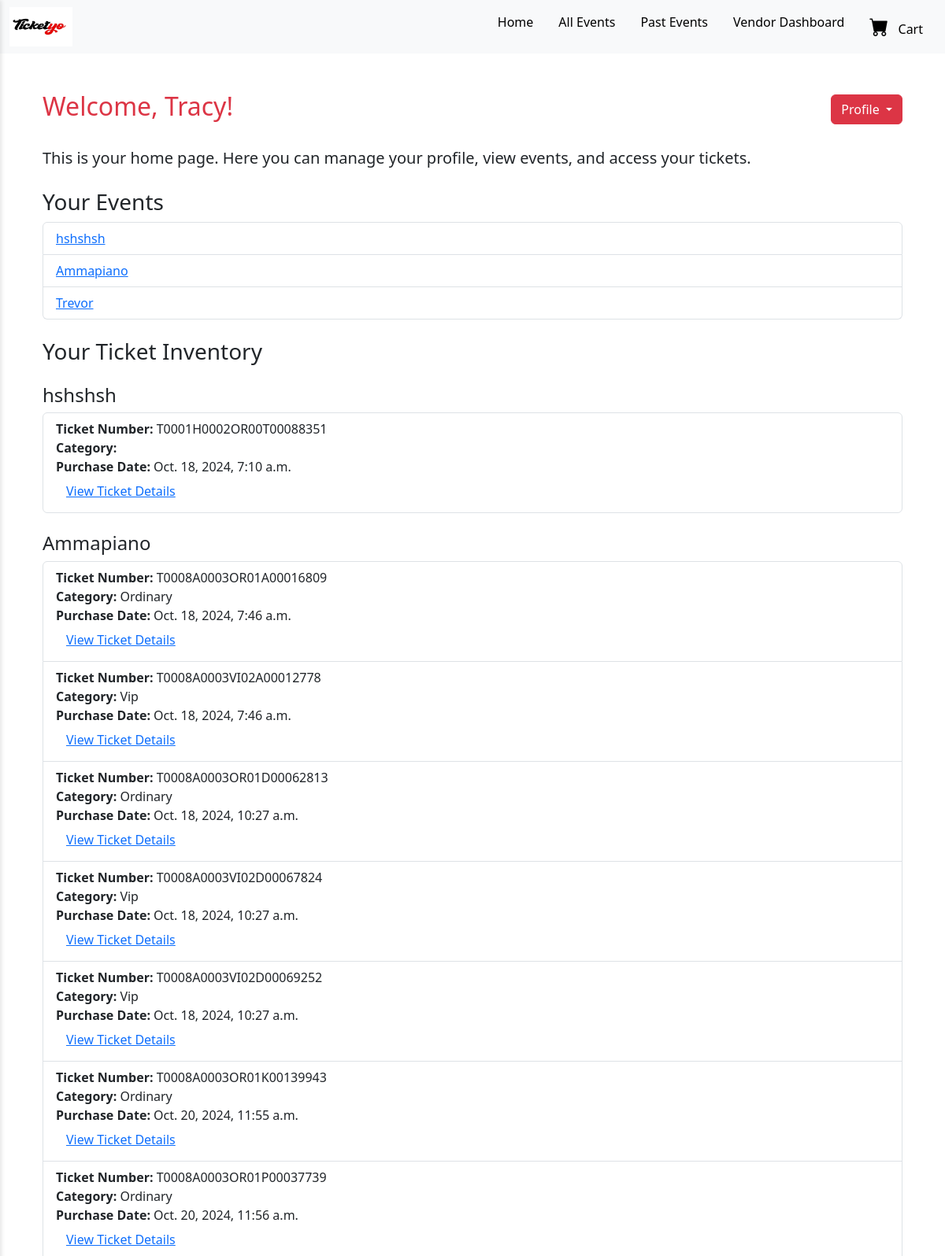
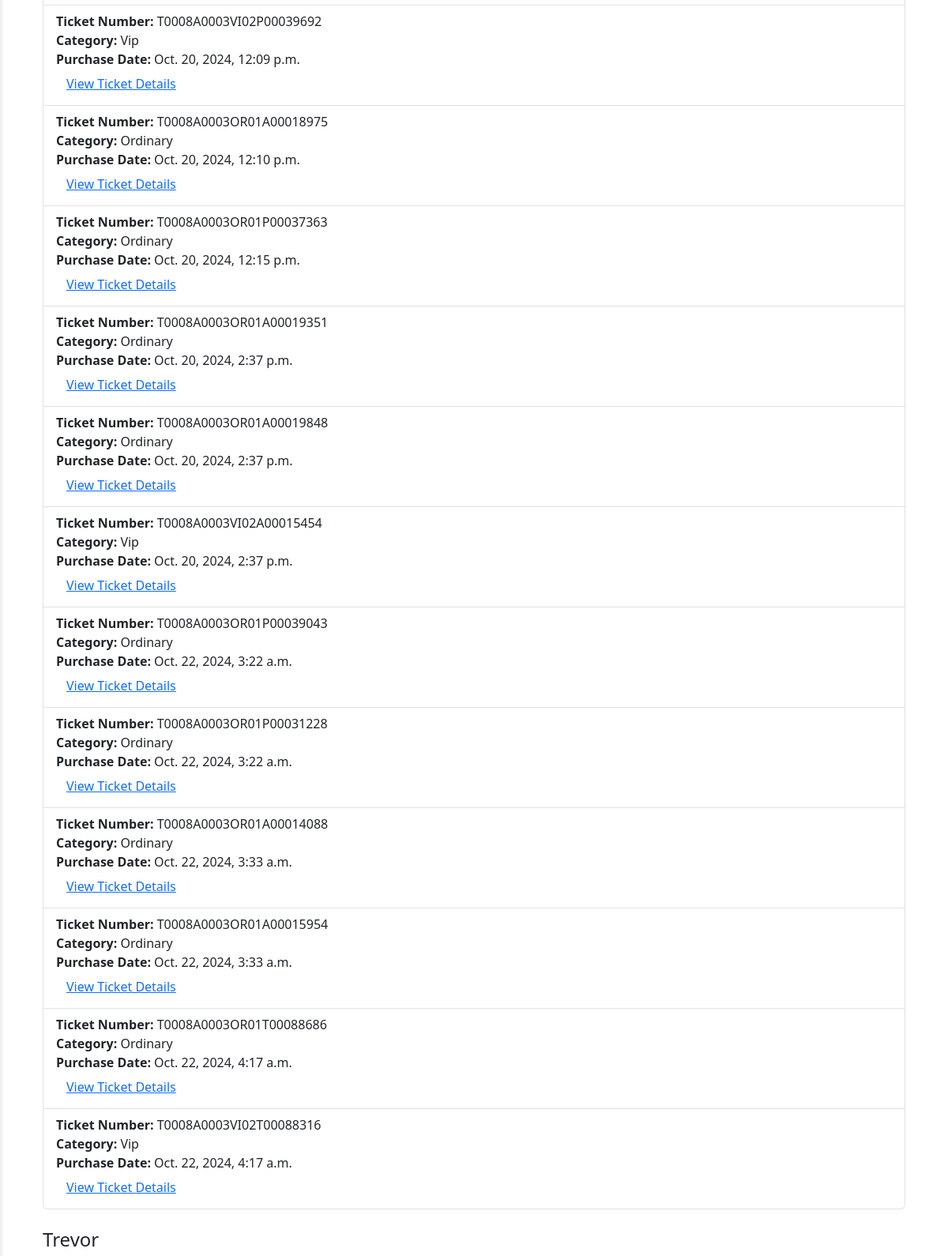
Page /customers/home/ (signed in, upper part) on the committed database (2 pictures, top to bottom).
### accounts/models.py (models this page shows, shortened)
class User(AbstractBaseUser, PermissionsMixin):
    username = models.CharField(max_length=30, unique=True)
    email = models.EmailField(unique=True)
    first_name = models.CharField(max_length=30)
    last_name = models.CharField(max_length=30)
    storename = models.CharField(max_length=50, blank=True, null=True)  # Vendor only
    store_phone = models.CharField(max_length=15, blank=True, null=True)  # Vendor only
    assigned_events = models.ManyToManyField('events.Event', related_name='assigned_agents', blank=True)  # POSAgent only
    is_verified = models.BooleanField(default=False)  # Customer-specific
    verification_code = models.CharField(max_length=6, blank=True, null=True)
    verification_code_created_at = models.DateTimeField(null=True, blank=True)
    is_superuser = models.BooleanField(default=False)
    is_staff = models.BooleanField(default=False)
    is_vendor = models.BooleanField(default=False)
    is_customer = models.BooleanField(default=False)
    is_posagent = models.BooleanField(default=False)
    is_active = models.BooleanField(default=True)
    objects = UserManager()
    USERNAME_FIELD = 'username'
    REQUIRED_FIELDS = ['email', 'first_name', 'last_name']

### events/models.py (models this page shows, shortened)
class Event(models.Model):
    STATUS_CHOICES = [
        ('pending', 'Pending'),
        ('approved', 'Approved'),
        ('rejected', 'Rejected'),
    ]
    user = models.ForeignKey(settings.AUTH_USER_MODEL, on_delete=models.CASCADE, related_name='events')
    poster = models.ImageField(upload_to='event_posters/')
    title = models.CharField(max_length=200)
    description = models.TextField()
    category = models.CharField(max_length=100)
    start_date = models.DateTimeField()
    end_date = models.DateTimeField(null=True, blank=True)
    venue_name = models.CharField(max_length=100)
    regular_price = models.DecimalField(max_digits=10, decimal_places=2)
    sale_price = models.DecimalField(max_digits=10, decimal_places=2, null=True, blank=True)
    tickets_available = models.PositiveIntegerField(null=True, blank=True)
    tickets_sold = models.PositiveIntegerField(default=0)
    status = models.CharField(max_length=10, choices=STATUS_CHOICES, default='pending')
    adminaction = models.ForeignKey(settings.AUTH_USER_MODEL, on_delete=models.SET_NULL, null=True, blank=True, editable=False)

class TicketCategory(models.Model):
    event = models.ForeignKey(Event, on_delete=models.CASCADE, related_name='ticket_categories')  # Mandatory, linked to Event
    category_title = models.CharField(max_length=100)  # Required field
    category_price = models.DecimalField(max_digits=10, decimal_places=2)  # Required field
    category_tickets_available = models.PositiveIntegerField()  # Required field
    category_tickets_sold = models.PositiveIntegerField(default=0)  # New field to track tickets sold in this category

### tickets/models.py (models this page shows, shortened)
class Ticket(models.Model):
    ENTITY_TYPE_CHOICES = [
        ('customer', 'Customer'),
        ('vendor', 'Vendor'),
        ('pos_agent', 'pos_agent'),
    ]
    event = models.ForeignKey(Event, on_delete=models.CASCADE, related_name='tickets')
    ticket_category = models.ForeignKey(TicketCategory, on_delete=models.CASCADE, null=True, blank=True)
    customer_username = models.CharField(max_length=255, blank=True, null=True)  # Buyer info
    user = models.ForeignKey(settings.AUTH_USER_MODEL, on_delete=models.CASCADE, related_name='tickets')  # Vendor info
    ticket_number = models.CharField(max_length=20, unique=True)
    purchase_date = models.DateTimeField(auto_now_add=True)
    qr_code = models.ImageField(upload_to='qr_codes/', blank=True)
    entity_type = models.CharField(max_length=10, choices=ENTITY_TYPE_CHOICES)  # Buyer type
    verified = models.BooleanField(default=False)
    verified_by = models.ForeignKey(settings.AUTH_USER_MODEL, on_delete=models.SET_NULL, null=True, blank=True, related_name='verified_tickets')  # POS Agent info for verification
    generated_by = models.ForeignKey(settings.AUTH_USER_MODEL, on_delete=models.SET_NULL, null=True, blank=True, related_name='generated_tickets')

### customers/views.py (the view)
# urls.py: path('home/', views.user_home, name='customer_home'),
@login_required
def user_home(request):
    user = request.user
    tickets = Ticket.objects.filter(user=user)  # Use user foreign key instead of customer_username
    events = {ticket.event for ticket in tickets}
    return render(request, 'customers/customer_home.html', {
        'events': events,
        'tickets': tickets,
    })

### templates/customers/customer_home.html (shortened to what this page needs)
{% extends 'frontend/base.html' %}
{% block content %}
<div class="container my-5">
    <div class="d-flex justify-content-between align-items-center mb-4">
        <h2 class="text-danger">Welcome, {{ user.username }}!</h2>
        <div class="dropdown">
            <button class="btn btn-danger dropdown-toggle" type="button" id="profileDropdown" data-bs-toggle="dropdown"
                aria-expanded="false">
                Profile
            </button>
        </div>
    </div>
    <p class="lead">This is your home page. Here you can manage your profile, view events, and access your tickets.</p>
    <div class="my-4">
        <h3 class="text">Your Events</h3>
        <ul class="list-group">
            {% for event in events %}
            <li class="list-group-item">
                <a href="{% url 'event_detail' event.id %}">{{ event.title }}</a>
            </li>
            {% endfor %}
        </ul>
    </div>
    <div class="my-4">
        <h3>Your Ticket Inventory</h3>
        {% for event in events %}
        <h4 class="mt-4">{{ event.title }}</h4>
        <ul class="list-group">
            {% for ticket in tickets %}
            {% if ticket.event == event %}
            <li class="list-group-item">
                <strong>Ticket Number:</strong> {{ ticket.ticket_number }}<br>
                <strong>Category:</strong> {{ ticket.ticket_category.category_title }}<br>
                <strong>Purchase Date:</strong> {{ ticket.purchase_date }}<br>
                <a href="{% url 'ticket_detail' ticket.id %}" class="btn btn-link">View Ticket Details</a>
            </li>
            {% endif %}
            {% endfor %}
        </ul>
        {% endfor %}
    </div>
</div>
{% endblock %}

### static/frontend/base.css (style rules this page uses)
body { font-family: 'Roboto', sans-serif; margin: 0; padding: 0; }

### rows in the picture
User: username "Tracy"
Event: title "hshshsh"
Event: title "Ammapiano"
Event: title "Trevor"
Ticket: ticket_number "T0001H0002OR00T00088351", purchase_date "Oct. 18, 2024, 7:10 a.m."
Ticket: ticket_number "T0008A0003OR01A00016809", ticket_category.category_title "Ordinary", purchase_date "Oct. 18, 2024, 7:46 a.m."
Ticket: ticket_number "T0008A0003VI02A00012778", ticket_category.category_title "Vip", purchase_date "Oct. 18, 2024, 7:46 a.m."
Ticket: ticket_number "T0008A0003OR01D00062813", ticket_category.category_title "Ordinary", purchase_date "Oct. 18, 2024, 10:27 a.m."
Ticket: ticket_number "T0008A0003VI02D00067824", ticket_category.category_title "Vip", purchase_date "Oct. 18, 2024, 10:27 a.m."
Ticket: ticket_number "T0008A0003VI02D00069252", ticket_category.category_title "Vip", purchase_date "Oct. 18, 2024, 10:27 a.m."
Ticket: ticket_number "T0008A0003OR01K00139943", ticket_category.category_title "Ordinary", purchase_date "Oct. 20, 2024, 11:55 a.m."
Ticket: ticket_number "T0008A0003OR01P00037739", ticket_category.category_title "Ordinary", purchase_date "Oct. 20, 2024, 11:56 a.m."
Ticket: ticket_number "T0008A0003VI02P00039692", ticket_category.category_title "Vip", purchase_date "Oct. 20, 2024, 12:09 p.m."
Ticket: ticket_number "T0008A0003OR01A00018975", ticket_category.category_title "Ordinary", purchase_date "Oct. 20, 2024, 12:10 p.m."
Ticket: ticket_number "T0008A0003OR01P00037363", ticket_category.category_title "Ordinary", purchase_date "Oct. 20, 2024, 12:15 p.m."
Ticket: ticket_number "T0008A0003OR01A00019351", ticket_category.category_title "Ordinary", purchase_date "Oct. 20, 2024, 2:37 p.m."
Ticket: ticket_number "T0008A0003OR01A00019848", ticket_category.category_title "Ordinary", purchase_date "Oct. 20, 2024, 2:37 p.m."
Ticket: ticket_number "T0008A0003VI02A00015454", ticket_category.category_title "Vip", purchase_date "Oct. 20, 2024, 2:37 p.m."
Ticket: ticket_number "T0008A0003OR01P00039043", ticket_category.category_title "Ordinary", purchase_date "Oct. 22, 2024, 3:22 a.m."
Ticket: ticket_number "T0008A0003OR01P00031228", ticket_category.category_title "Ordinary", purchase_date "Oct. 22, 2024, 3:22 a.m."
Ticket: ticket_number "T0008A0003OR01A00014088", ticket_category.category_title "Ordinary", purchase_date "Oct. 22, 2024, 3:33 a.m."
Ticket: ticket_number "T0008A0003OR01A00015954", ticket_category.category_title "Ordinary", purchase_date "Oct. 22, 2024, 3:33 a.m."
Ticket: ticket_number "T0008A0003OR01T00088686", ticket_category.category_title "Ordinary", purchase_date "Oct. 22, 2024, 4:17 a.m."
Ticket: ticket_number "T0008A0003VI02T00088316", ticket_category.category_title "Vip", purchase_date "Oct. 22, 2024, 4:17 a.m."
